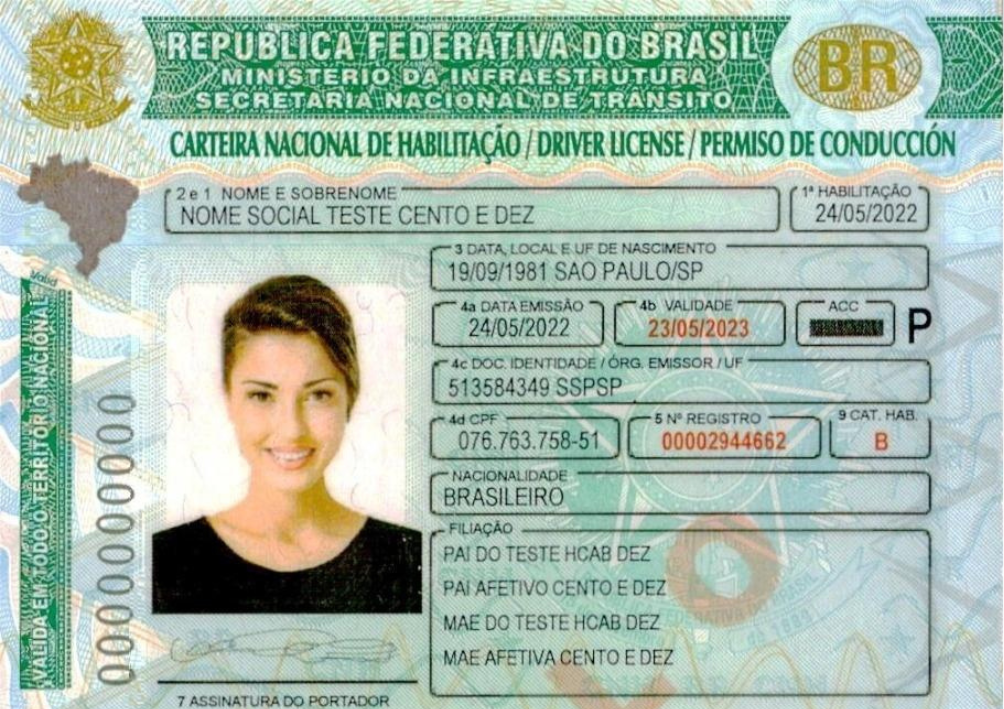
#> input picture CNH/1.png, 1004 x 709 px
$ python testOCR.py
#> lines starting #> are read from the running program, lines starting #| are printed output that depends on the picture; after the words box and inside, x2 and y2 are one past the last pixel; in counts of white or black regions, pixels touching at a corner belong together
import numpy as np
import cv2 as cv
#import pytesseract

# Giving a name to the file
files = '1.png'

# Tesseract-OCR PATH
#pytesseract.pytesseract.tesseract_cmd = 'C:\\Program Files\\Tesseract-OCR\\tesseract.exe'

#OpenCV reading file
img = cv.imread(files)
#> img is the input picture: shape (709, 1004, 3); mean B, G, R 170.6, 186, 165.3
resizing = cv.resize(img, (1100, 700))
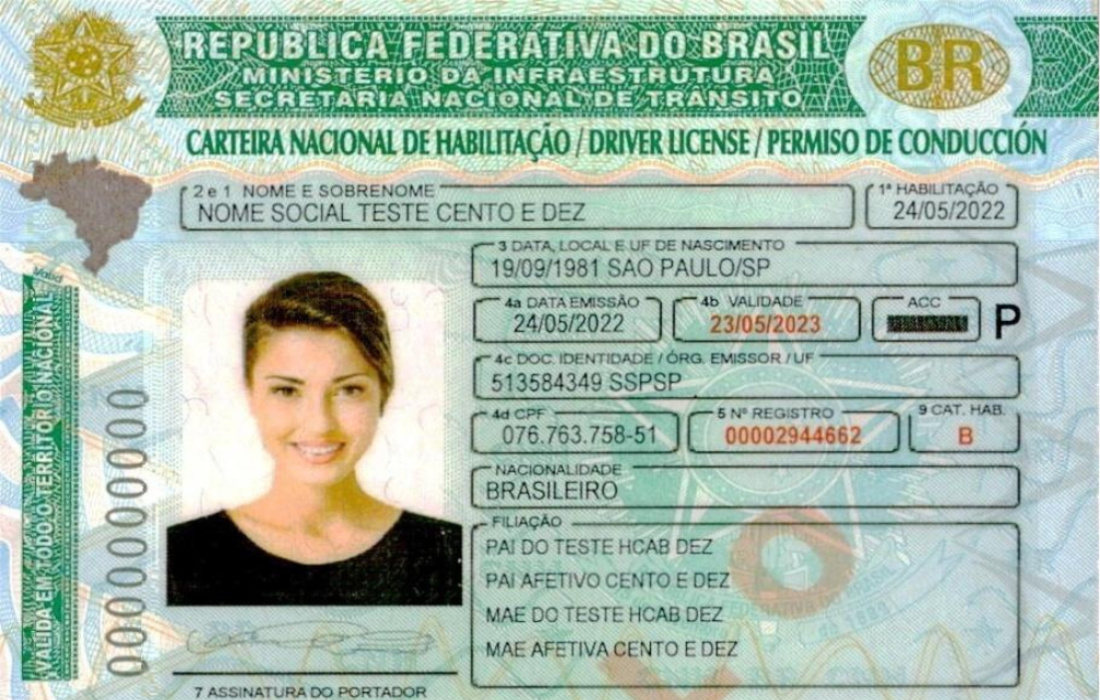
#> resizing: shape (700, 1100, 3); mean B, G, R 170.4, 185.9, 165.2
img_gray = cv.cvtColor(resizing, cv.COLOR_BGR2GRAY)
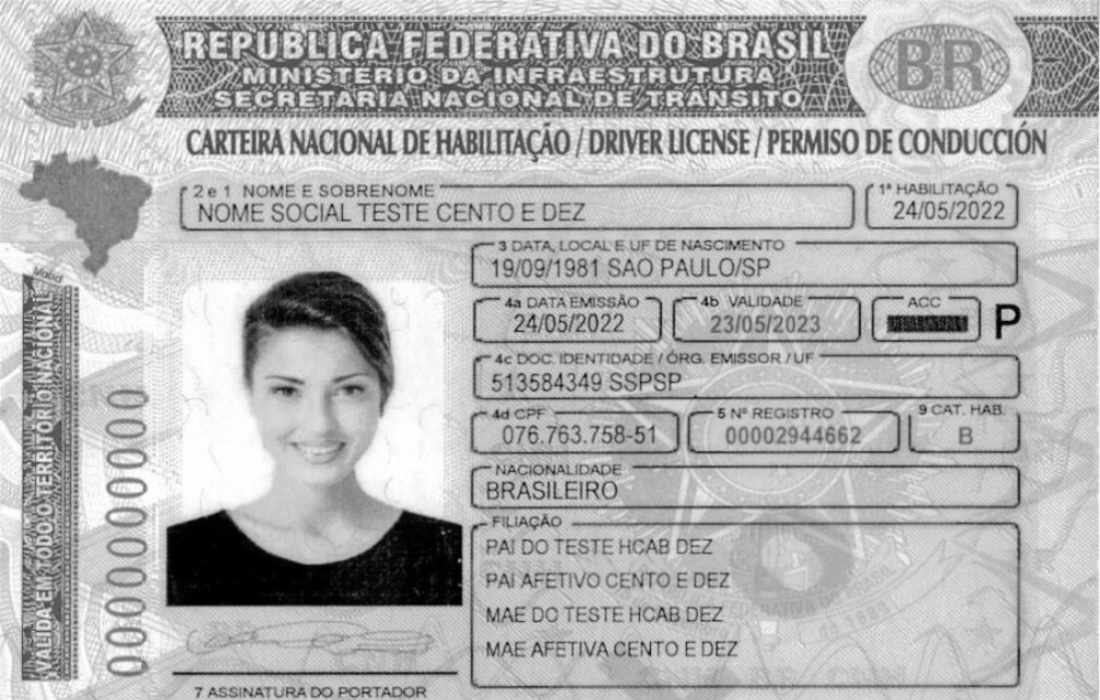
#> img_gray: shape (700, 1100); min 0, max 255, mean 177.9

"""#Testing
x, y, w, h = 450, 235, 650, 145
img_c = img_gray[y:y+h, x:x+w]
img_test = cv.threshold(img_c, 143.5, 220, cv.THRESH_BINARY)[1]"""


#Cropping image 1
x, y, w, h = 185, 190, 1100, 50
img_crop = img_gray[y:y+h, x:x+w]
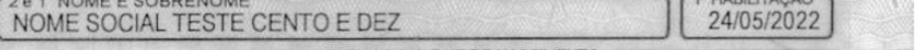
#> img_crop: shape (50, 915); min 27, max 252, mean 186.3
#Applying threshold
img_bw = cv.threshold(img_crop, 143.5, 220, cv.THRESH_BINARY)[1]
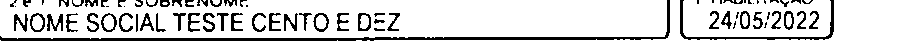
#> img_bw: shape (50, 915); values 0 (black) and 220 (white), 86% white; 75 black regions (21 under 20 px), largest, box (x1, y1, x2, y2) and area: (0, 0, 670, 41) 2054, (680, 0, 834, 40) 568, (47, 14, 63, 31) 145

"""
#Cropping 2

#these values are good: 350, 400, 600, 400
a, b, c, d = 350, 400, 600, 400
img_crop2 = img_gray[b:b+d, a:a+c]"""
#Applying threshold
#img_bw2 = cv.threshold(img_crop2, 144.5, 220, cv.THRESH_BINARY)[1]

"""#subcrop_docidentidade
l, g, r, k = 140, 50, 500, 50
img_subcrop = img_bw2[g:g+k, l:l+r]"""

#subcrop_cpf
#v, s, t, q = 140, 100, 180, 50
#img_subcrop2 = img_bw2[s:s+q, v:v+t]

"""#subcrop_nregistro -- provavelmente n vou precisar
j, m, n, o = 350, 100, 180, 50
img_subcrop3 = img_bw2[m:m+o, j:j+n]"""

#categoria
#e, f, i, p = 890, 510, 100, 40
#img_subcrop4 = img_gray[f:f+p, e:e+i]
#Applying threshold
#img_bw3 = cv.threshold(img_subcrop4, 140.5, 220, cv.THRESH_BINARY)[1]

#Tesseract config
#config = ('-l por --oem 1 --psm 3')


#subcrop too, but it probably won't work

#Reading image text
#text = pytesseract.image_to_string(img_bw, config=config) #Nome
#text2 = pytesseract.image_to_string(img_bw2, config=config)

"""#subcrop doc. identidade
subtext = pytesseract.image_to_string(img_subcrop, config=config)"""

#subcrop cpf
#subcpf = pytesseract.image_to_string(img_subcrop2, config = config)

"""#subcrop n. registro - provavelmente n vou precisar
subnreg = pytesseract.image_to_string(img_subcrop3, config = config)"""

# [20 lines of commented-out code are left out]


cv.imshow('Imagem', img_bw)
# [5 lines of commented-out code are left out]
cv.waitKey(0)
cv.destroyAllWindows()


"""CPF tem padrão definido. É composto por onze dígitos numéricos,
sendo os dois últimos dígitos verificadores.

O nº de registro tbm tem o padrão de 11 dígitos

Existem 5 tipos de categoria de CNH - A, B, C, D e E"""

"""Só preciso extrair as seguintes informações:

-Foto
-Nome (ja tenh)
-CPF (ja tenh)
-Data de Nascimento
-categoria
-data de validade"""
